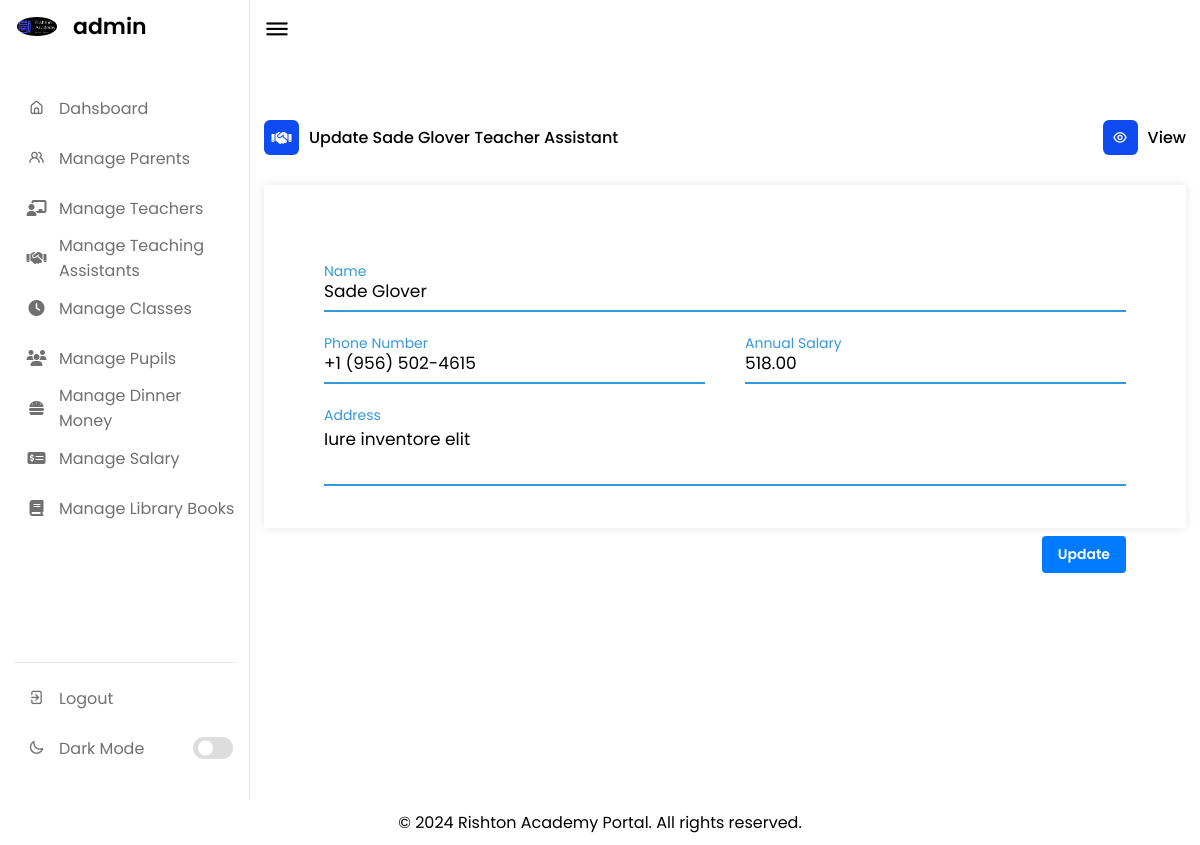
/teacherassistant_add?id=1 (signed in), run on the app's committed database.
### tables this page shows
CREATE TABLE `teachingassistants` (
  `AssistantID` int(11) NOT NULL,
  `Name` varchar(100) NOT NULL,
  `Address` varchar(255) DEFAULT NULL,
  `PhoneNumber` varchar(20) DEFAULT NULL,
  `AnnualSalary` decimal(10,2) DEFAULT NULL
);

### teacherassistant_add.php (the view, shortened to what this page needs)
<?php
require_once('./config/connection.php');
require_once('./includes/head.php');
require_once('./includes/nav.php');
if (isset($_GET['id'])) {
    $id = $_GET['id'];
    $query = "SELECT * FROM teachingassistants WHERE AssistantID = $id";
    $result = mysqli_query($connect, $query);
    if (mysqli_num_rows($result) > 0) {
        $teacher = mysqli_fetch_object($result);
    } else {
        header('Location: ./404.html');
        exit();
    }
}
?>
<div class="dash-content">
    <div class="activity">
        <div class="title">
            <div class="left">
            <i class="fa-solid fa-handshake"></i>
                <span class="text">
                    <?= isset($teacher->AssistantID) ? 'Update ' . htmlspecialchars($teacher->Name) . ' Teacher Assistant' : 'Create a new Teacher Assistant' ?>
                </span>
            </div>
            <div class="right">
                <a href="./manage_teacherassistant"><i class="uil uil-eye"></i>
                    <span class="text">View</span></a>
            </div>
        </div>
        <div class="table-responsive">
            <div class="container">
                <form action="<?= isset($teacher->AssistantID) ? 'process/teacherassistant/update' : 'process/teacherassistant/store' ?>" method="post">
                    <div class="form-row">
                        <div class="input-data">
                            <input type="text" name="Name" value="<?= isset($teacher->AssistantID) ? htmlspecialchars($teacher->Name) : '' ?>" required>
                            <div class="underline"></div>
                            <label for="Name">Name</label>
                        </div>
                    </div>
                    <div class="form-row">
                    <div class="input-data">
                            <input type="tel" name="PhoneNumber" pattern="[\+]{0,1}[0-9\s-]+" value="<?= isset($teacher->AssistantID) ? htmlspecialchars($teacher->PhoneNumber) : '' ?>" required>
                            <div class="underline"></div>
                            <label for="">Phone Number</label>
                        </div>
                        <div class="input-data">
                            <input type="number" name="AnnualSalary" step="0.01" value="<?= isset($teacher->AssistantID) ? htmlspecialchars($teacher->AnnualSalary) : '' ?>" required>
                            <div class="underline"></div>
                            <label for="">Annual Salary</label>
                        </div>
                    </div>
                    <div class="form-row">
                        <div class="input-data textarea">
                        <textarea rows="8" cols="80" name="Address" required><?= isset($teacher->AssistantID) ? htmlspecialchars($teacher->Address) : '' ?></textarea>
                            <br />
                            <div class="underline"></div>
                            <label for="">Address</label>
                            <br />
                            <button type="submit" class="btn btn-primary" style="float:right;"><?= isset($teacher->AssistantID) ? 'Update' : 'Submit' ?></button>
                        </div>
                    </div>
                </form>
            </div>
        </div>
    </div>
</div>
</section>
<?php
require_once('includes/footer.php');
?>

### assets/css/style.css (style rules this page uses)
* { margin: 0; padding: 0; outline: none; box-sizing: border-box; font-family: 'Poppins', sans-serif; }
:root { --primary-color: #0E4BF1; --panel-color: #FFF; --text-color: #000; --black-light-color: #707070; --border-color: #e6e5e5; --toggle-color: #DDD; --box1-color: #4DA3FF; --box2-color: #FFE6AC; --box3-color: #E7D1FC; --title-icon-color: #fff; --tran-05: all 0.5s ease; --tran-03: all 0.3s ease; --tran-03: all 0.2s ease; }
body, html { min-height: 100vh; margin: 0; }
.dashboard .dash-content { padding-top: 50px; }
.dash-content .title { display: flex; align-items: center; margin: 60px 0 30px 0; }
.dash-content .title i { position: relative; height: 35px; width: 35px; background-color: var(--primary-color); border-radius: 6px; color: var(--title-icon-color); display: flex; align-items: center; justify-content: center; }
.dash-content .title .text { font-weight: 500; color: var(--text-color); margin-left: 10px; }
.btn { display: inline-block; padding: 8px 16px; font-size: 14px; font-weight: 600; text-align: center; text-decoration: none; cursor: pointer; border: none; border-radius: 4px; transition: background-color 0.3s; }
.btn-primary { color: #fff; background-color: #007bff; }
.title { display: flex; align-items: center; justify-content: space-between; }
.title .left { display: flex; align-items: center; }
.title .right a { display: flex; align-items: center; text-decoration: none; }
.container { background: var(--panel-color); width: 100%; padding: 25px 40px 10px 40px; box-shadow: 0px 0px 10px rgba(0,0,0,0.1); margin-bottom: 200px; }
.container form { padding: 30px 0 0 0; }
.container form .form-row { display: flex; margin: 32px 0; }
form .form-row .input-data { width: 100%; height: 40px; margin: 0 20px; position: relative; }
form .form-row .textarea { height: 70px; }
.input-data input, .textarea textarea { display: block; width: 100%; height: 100%; border: none; font-size: 17px; border-bottom: 2px solid rgba(0,0,0, 0.12); color: var(--text-color); background-color: var(--panel-color); }
.input-data input:focus ~ label, .textarea textarea:focus ~ label, .input-data input:valid ~ label, .textarea textarea:valid ~ label { transform: translateY(-20px); font-size: 14px; color: #3498db; }
.textarea textarea { resize: none; padding-top: 10px; }
.input-data label { position: absolute; pointer-events: none; bottom: 10px; font-size: 16px; transition: all 0.3s ease; }
.textarea label { width: 100%; bottom: 40px; background-color: var(--panel-color); }
.input-data .underline { position: absolute; bottom: 0; height: 2px; width: 100%; }
.input-data .underline:before { position: absolute; content: ""; height: 2px; width: 100%; background: #3498db; transform: scaleX(0); transform-origin: center; transition: transform 0.3s ease; }
.input-data input:focus ~ .underline:before, .input-data input:valid ~ .underline:before, .textarea textarea:focus ~ .underline:before, .textarea textarea:valid ~ .underline:before { transform: scale(1); }

### data on the page
teachingassistants: Name "Sade Glover", PhoneNumber "+1 (956) 502-4615", AnnualSalary "518.00", Address "Iure inventore elit"

### other printed values
$_SESSION['ADMINNAME'] "admin"
